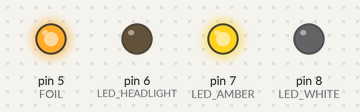
Recording of a sketch running on a simulated Arduino Uno, built with avr-gcc and run on an emulated ATmega328P. On the bench: output pins drawn as LEDs (lit = HIGH).

Above: at 5.0 s.
At 12.0 s:
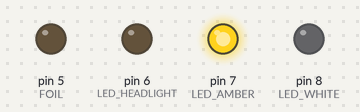
At 19.0 s:
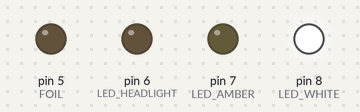
At 26.5 s:
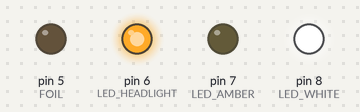
Timing chart, 0 to 37.7 s (numbered marks = the images above):
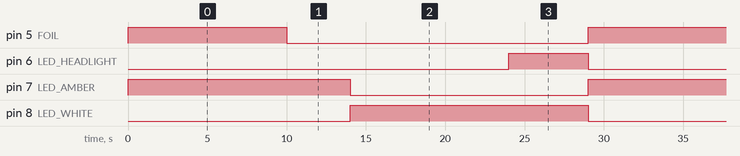

The sketch:

LED3-FOIL.ino
```cpp
/*
  Blink

  Turns an LED on for one second, then off for one second, repeatedly.

This program blinks the 2 high powered LEDs - headlight, and foil at 2 second intervals
*/

int LED_WHITE=8; //declares pin variables - in this case white
int LED_AMBER=7; // in this case amber
int LED_HEADLIGHT=6;
int FOIL=5;


// the setup function runs once when you press reset or power the board
void setup() {
  // initialize digital pin LED_BUILTIN as an output.


  pinMode(LED_WHITE, OUTPUT); //LED_WHITE  - declares pins as output
  pinMode(LED_AMBER, OUTPUT); //LED_AMBER
  pinMode(LED_HEADLIGHT, OUTPUT); //LED_HEADLIGHT
  pinMode(FOIL, OUTPUT); //FOIL


}

// the loop function runs over and over again forever
void loop() {
  digitalWrite(LED_WHITE, LOW);  // these leds start high - so sets to low
  digitalWrite(LED_AMBER, LOW);


  digitalWrite(LED_WHITE, LOW);   // turn the LED on
  digitalWrite(LED_AMBER, HIGH);   // keep the LED off
  digitalWrite(LED_HEADLIGHT, LOW);   // turn off headlight
  digitalWrite(FOIL, HIGH);   // turn high = clear
  delay(10000);                       // wait for a second
  digitalWrite(FOIL, LOW);    // turn the foil low = opaque
  delay(4000);                       // wait for a second

  digitalWrite(LED_WHITE, HIGH);    // turn the LED off
  digitalWrite(LED_AMBER, LOW);    // turn the LED on

  delay(10000);                       // wait for a second

  digitalWrite(LED_HEADLIGHT, HIGH);    // turn on headlight

  delay(5000);
}
```

Measured:
- by itself, pin 5 (FOIL): alternates HIGH for 10.0 s and LOW for 19.0 s
- by itself, pin 6 (LED_HEADLIGHT): alternates HIGH for 5.0 s and LOW for 24.0 s
- by itself, pin 7 (LED_AMBER): alternates HIGH for 14.0 s and LOW for 15.0 s
- by itself, pin 8 (LED_WHITE): alternates HIGH for 15.0 s and LOW for 14.0 s
